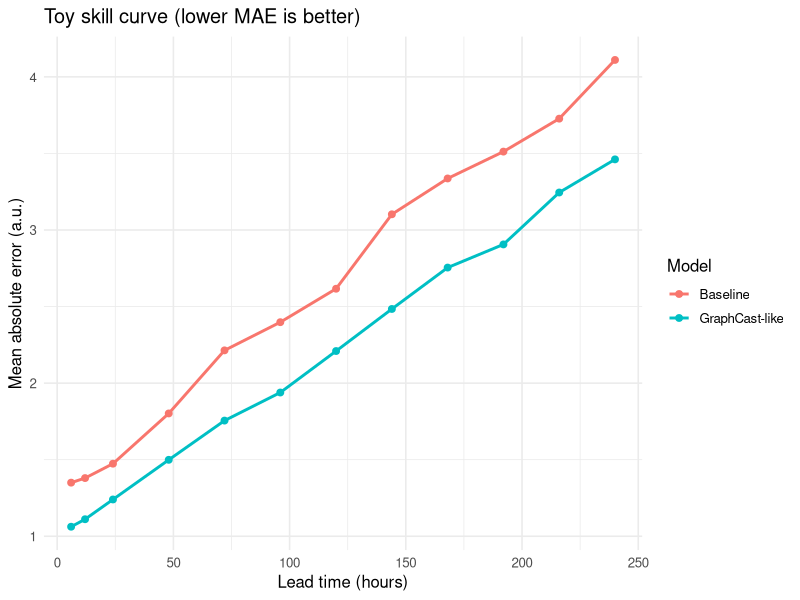

This figure's R source:
suppressPackageStartupMessages({
  library(ggplot2)
  library(dplyr)
})

set.seed(7)

lead_hours <- c(6, 12, 24, 48, 72, 96, 120, 144, 168, 192, 216, 240)
n_samples <- 200

make_synthetic_errors <- function(n, lead_h, model) {
  base <- 1.0 + 0.010 * lead_h
  noise <- rlnorm(n, meanlog = 0.0, sdlog = 0.35)

  scale <- if (model == "baseline") {
    1.15
  } else if (model == "graphcast_like") {
    0.95
  } else {
    stop(paste("Unknown model:", model))
  }

  scale * base * noise
}

rows <- list()
idx <- 1
for (lead_h in lead_hours) {
  e_base <- make_synthetic_errors(n_samples, lead_h, "baseline")
  e_gc <- make_synthetic_errors(n_samples, lead_h, "graphcast_like")

  for (i in 1:n_samples) {
    rows[[idx]] <- data.frame(
      sample_id = i - 1,
      lead_hours = lead_h,
      baseline_abs_error = e_base[i],
      graphcast_like_abs_error = e_gc[i]
    )
    idx <- idx + 1
  }
}

df <- bind_rows(rows) %>%
  mutate(error_diff = baseline_abs_error - graphcast_like_abs_error)

summary <- df %>%
  group_by(lead_hours) %>%
  summarise(
    baseline_mae = mean(baseline_abs_error),
    graphcast_like_mae = mean(graphcast_like_abs_error),
    diff_mean = mean(error_diff),
    diff_sd = sd(error_diff),
    .groups = "drop"
  ) %>%
  arrange(lead_hours)

ttests <- df %>%
  group_by(lead_hours) %>%
  summarise(
    t_stat = t.test(baseline_abs_error, graphcast_like_abs_error, paired = TRUE, alternative = "greater")$statistic[[1]],
    p_value = t.test(baseline_abs_error, graphcast_like_abs_error, paired = TRUE, alternative = "greater")$p.value,
    .groups = "drop"
  ) %>%
  arrange(lead_hours)

outdir <- "outputs"
dir.create(outdir, showWarnings = FALSE, recursive = TRUE)

write.csv(df, file.path(outdir, "toy_skill_samples_r.csv"), row.names = FALSE)
write.csv(summary, file.path(outdir, "toy_skill_summary_r.csv"), row.names = FALSE)
write.csv(ttests, file.path(outdir, "toy_skill_ttests_r.csv"), row.names = FALSE)

p <- ggplot(summary, aes(x = lead_hours)) +
  geom_line(aes(y = baseline_mae, color = "Baseline"), linewidth = 1) +
  geom_point(aes(y = baseline_mae, color = "Baseline"), size = 2) +
  geom_line(aes(y = graphcast_like_mae, color = "GraphCast-like"), linewidth = 1) +
  geom_point(aes(y = graphcast_like_mae, color = "GraphCast-like"), size = 2) +
  labs(
    title = "Toy skill curve (lower MAE is better)",
    x = "Lead time (hours)",
    y = "Mean absolute error (a.u.)",
    color = "Model"
  ) +
  theme_minimal(base_size = 12)

ggsave(filename = file.path(outdir, "toy_skill_curve_r.png"), plot = p, width = 10, height = 5, dpi = 160)

cat("Wrote outputs to:", normalizePath(outdir), "\n")
